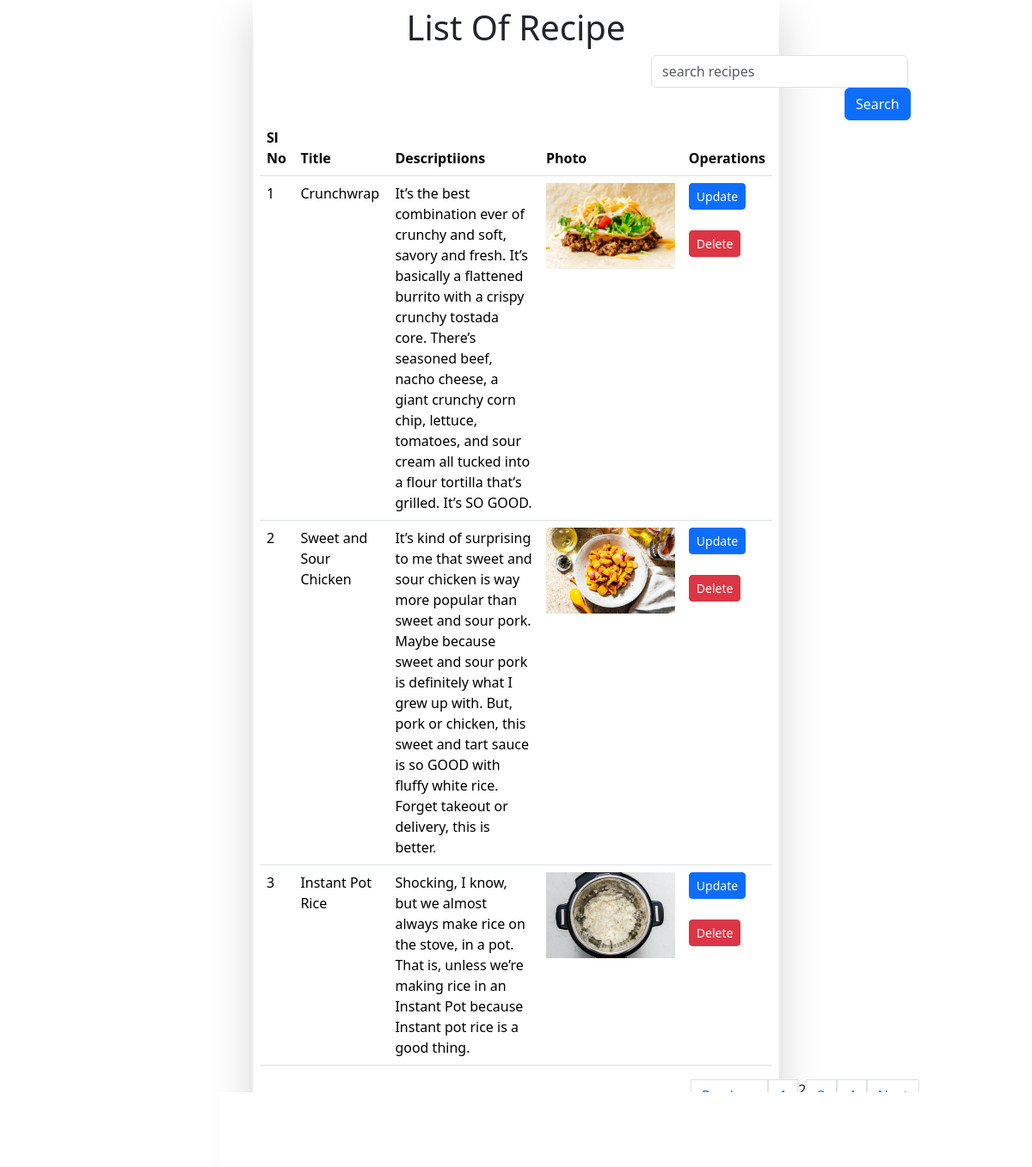
The app's page /recipe/?page=2 with its own data.
### htmlapp/models.py (models this page shows)
class Recipe(models.Model):
    title=models.CharField(max_length=200)
    description=models.TextField()
    photo=models.ImageField(upload_to='upload/')
    created_at=models.DateTimeField(auto_now_add=True)

### htmlapp/views.py (the view)
# urls.py: path('recipe/',recipelist , name='recipelist'),
def recipelist(request):
        recipes=Recipe.objects.all().order_by('-created_at')
        if request.GET.get('serach'):
            recipes=Recipe.objects.filter(title__icontains = request.GET.get('serach'))
        page = request.GET.get('page', 1)
        paginator = Paginator(recipes, 3)
        try:
            recipes = paginator.page(page)
        except PageNotAnInteger:
            recipes = paginator.page(1)
        except EmptyPage:
            recipes = paginator.page(paginator.num_pages)
        return render(request , 'recipe.html',{ 'recipes': recipes })

### htmlapp/templates/recipe.html (shortened to what this page needs)
<!doctype html>
<html lang="en">
  <head>
    <link href="https://cdn.jsdelivr.net/npm/bootstrap@5.3.1/dist/css/bootstrap.min.css" rel="stylesheet">
  </head>
  <body>
    <div class="row">
        <div class=" shadow-lg p-2 mx-auto col-10 col-md-8 col-lg-6">
            <h1 style="text-align:center">List Of Recipe</h1>
<table class="table">
    <form>
        <input style="margin-left: 455px;
        width: 299px;"  placeholder="search recipes"   name="serach" type="text" class="form-control"  id="exampleInputEmail1" aria-describedby="emailHelp">
        <button style="margin-left: 680px;" type="submit" class="btn btn-primary">Search</button>
      </div>
    <thead>
      <tr>
        <th scope="col">Sl No</th>
        <th scope="col">Title</th>
        <th scope="col">Descriptiions</th>
        <th scope="col">Photo</th>
        <th scope="col">Operations</th>
      </tr>
    </thead>
    <tbody>
        {% for item in recipes %}
        <tr>
            <td>{{ forloop.counter }}</td>
             <td>{{ item.title }}</td>
             <td>{{ item.description }}</td>
             <td>
                <img src="/media/{{ item.photo }}" style="height: 100px;" > </td>
             <td><a href="{% url 'updaterecipe' item.id %}"><button type="button" class="btn btn-sm  btn-primary">Update</button></a> <br><br>
            <a href="{% url 'recipedelete' item.id %}"><button type="button" class="btn btn-sm  btn-danger">Delete</button></a></td>
        </tr>
           {% endfor %}
    </tbody>
  {% if recipes.has_other_pages %}
  <nav aria-label="Page navigation example">
  <ul style="padding-left: 501px;" class="pagination">
    {% if recipes.has_previous %}
      <li><a class="page-link" href="?page={{ recipes.previous_page_number }}">Previous</a></li>
    {% else %}
      <li class="disabled"><span>&laquo;</span></li>
    {% endif %}
    {% for i in recipes.paginator.page_range %}
      {% if recipes.number == i %}
        <li class="active"><span>{{ i }} </span></li>
      {% else %}
        <li><a class="page-link" href="?page={{ i }}">{{ i }}</a></li>
      {% endif %}
    {% endfor %}
    {% if recipes.has_next %}
      <li ><a class="page-link" href="?page={{ recipes.next_page_number }}">Next</a></li>
    {% else %}
      <li class="disabled"><span>&raquo;</span></li>
    {% endif %}
  </ul>
</nav>
{% endif %}
   <p>Add Recipe here:  <a href="/add/">ADD-RECIPES</a></p>
    </div>
  </body>
</html>

### records on screen
Recipe: title "Crunchwrap", description "It’s the best combination ever of crunchy and soft, savory and fresh. It’s basically a flattened burrito with a crispy crunchy tostada core. There’s seasoned beef, nacho cheese, a giant crunchy corn chip, lettuce, tomatoes, and sour cream all tucked into a flour tortilla that’s grilled. It’s SO GOOD.", photo (picture)
Recipe: title "Sweet and Sour Chicken", description "It’s kind of surprising to me that sweet and sour chicken is way more popular than sweet and sour pork. Maybe because sweet and sour pork is definitely what I grew up with. But, pork or chicken, this sweet and tart sauce is so GOOD with fluffy white rice. Forget takeout or delivery, this is better.", photo (picture)
Recipe: title "Instant Pot Rice", description "Shocking, I know, but we almost always make rice on the stove, in a pot. That is, unless we’re making rice in an Instant Pot because Instant pot rice is a good thing.", photo (picture)

### other values on screen
{{ i }} "1" "3" "4"
{{ i }} "2"
